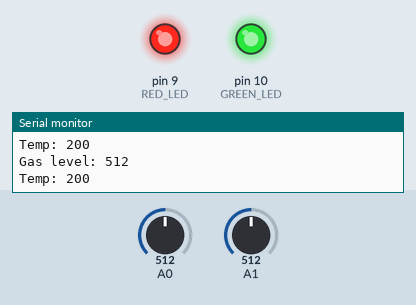
Simulated run of this sketch. Board: Arduino Uno, built with avr-gcc and run on an emulated ATmega328P. Parts: output pins drawn as LEDs (lit = HIGH), the last lines printed to the serial monitor. Inputs (shaded band) come from the test bench; at power-on: A0 = 512, A1 = 512.

Above: at 2.8 s.
2.9 s: A0 set to 107
5.6 s: A0 set to 95
At 6.3 s:
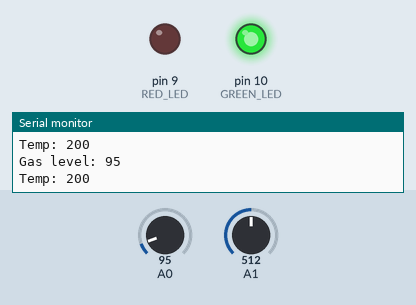
8.3 s: A0 set to 122
At 10.6 s:
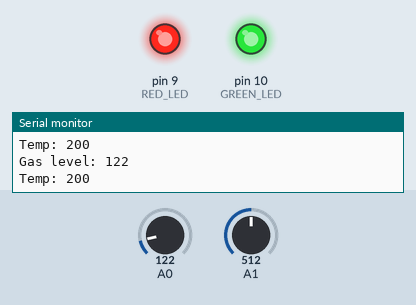
11.5 s: A0 set to 90
At 13.4 s:
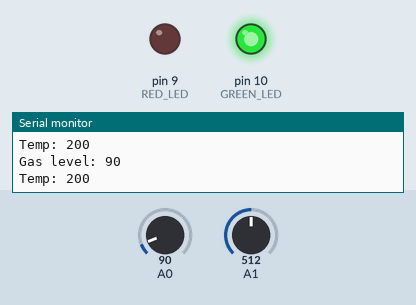
Timing chart, 0 to 14.9 s (numbered marks = the images above; inputs shaded):
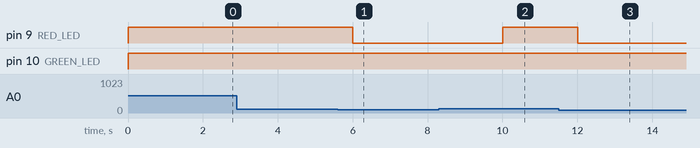

The sketch:

sketch_dec03a.ino
```cpp
//LIBRARIES
//#include <LiquidCrystal.h>
//LiquidCrystal lcd(13, 12, 5, 4, 3, 2);

//VARIABLES
int RED_LED = 9;
int GREEN_LED = 10;

//METHODS
void setup() {
  Serial.begin(9600);
  Serial.print("starting program");
  pinMode(RED_LED,OUTPUT);
  pinMode(GREEN_LED,OUTPUT);

//  lcd.begin(16, 2);
//  lcd.println("FIREWATCH INIT");
 }

float getTemperatureReading(){
   int reading = analogRead(A1);
   float voltage = reading * 5.0;
         voltage /= 1024.0;
   float temperatureC = (voltage - 0.5) * 100 ;
   return temperatureC;
}

int getGasReading(){
  return analogRead(A0);
}

void setAlarm(int gasLevel){
  if (gasLevel > 100) {
    digitalWrite(RED_LED, HIGH);
  } else {
    digitalWrite(RED_LED, LOW);
  }
}


//MAIN
void loop() {
//  lcd.clear();
  digitalWrite(GREEN_LED, HIGH);
  digitalWrite(RED_LED, LOW);

  //sensors
  int temp = getTemperatureReading();
  int gasLevel = getGasReading();
  String s1 = "Gas level: " + String(gasLevel);
  String s2 = "Temp: " + String(temp);

  //monitor
  setAlarm(gasLevel);

  //log
  Serial.println(s1);
  Serial.println(s2);

  //print
//  lcd.setCursor(0, 0);
//  lcd.print(s1);
//  lcd.setCursor(0, 1);
//  lcd.print(s2);

  delay(2000);
}
```

Measured:
- the behaviour switches between 101 and 100 on A0 (found by bisection; images 0 and 1)
- after the input at 5.6 s, pin 9 (RED_LED): HIGH → LOW after 0.40 s
- after the input at 8.3 s, pin 9 (RED_LED): LOW → HIGH after 1.7 s
- after the input at 11.5 s, pin 9 (RED_LED): HIGH → LOW after 0.51 s
